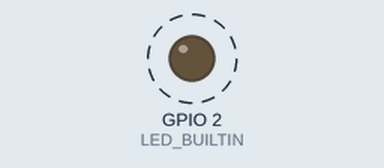
This sketch was run on a simulated ESP8266 (NodeMCU). Parts: output pins drawn as LEDs (lit = HIGH, except the on-board LED, lit = LOW). Dashed ring = blinking. WiFi joins after 1.5 s; servers stay silent unless stated; what the sketch prints to the serial monitor is not drawn.

Above: at 1.6 s.
Timing chart, 0 to 4.5 s (numbered marks = the images above):
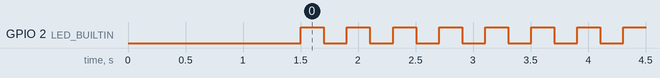

Measured:
- by itself, GPIO 2 (LED_BUILTIN): alternates HIGH for 0.20 s and LOW for 0.20 s

The sketch:

BasicOTA.ino
```cpp
#include <ESP8266WiFi.h>
#include <ESP8266mDNS.h>
#include <WiFiUdp.h>
#include <ArduinoOTA.h>

const char* ssid = "Amichand Dugar";
const char* password = "9810193900";

void setup() {
  Serial.begin(115200);
  Serial.println("Booting");
  WiFi.mode(WIFI_STA);
  WiFi.begin(ssid, password);
  while (WiFi.waitForConnectResult() != WL_CONNECTED) {
    Serial.println("Connection Failed! Rebooting...");
    delay(5000);
    ESP.restart();
  }

  // Port defaults to 8266
  // ArduinoOTA.setPort(8266);

  // Hostname defaults to esp8266-[ChipID]
  // ArduinoOTA.setHostname("myesp8266");

  // No authentication by default
  // ArduinoOTA.setPassword("admin");

  // Password can be set with it's md5 value as well
  // MD5(admin) = 21232f297a57a5a743894a0e4a801fc3
  // ArduinoOTA.setPasswordHash("21232f297a57a5a743894a0e4a801fc3");

  ArduinoOTA.onStart([]() {
    Serial.println("\nStart");
  });
  ArduinoOTA.onEnd([]() {
    Serial.println("\nEnd");
  });
  ArduinoOTA.onProgress([](unsigned int progress, unsigned int total) {
    Serial.printf("Progress: %u%%\r", (progress / (total / 100)));
  });
  ArduinoOTA.onError([](ota_error_t error) {
    Serial.printf("Error[%u]: ", error);
    if (error == OTA_AUTH_ERROR) {
      Serial.println("Auth Failed");
    } else if (error == OTA_BEGIN_ERROR) {
      Serial.println("Begin Failed");
    } else if (error == OTA_CONNECT_ERROR) {
      Serial.println("Connect Failed");
    } else if (error == OTA_RECEIVE_ERROR) {
      Serial.println("Receive Failed");
    } else if (error == OTA_END_ERROR) {
      Serial.println("End Failed");
    }
  });
  ArduinoOTA.begin();
  Serial.println("Ready");
  Serial.print("IP address: ");
  Serial.println(WiFi.localIP());

  pinMode(LED_BUILTIN, OUTPUT);
}

void loop() {
  ArduinoOTA.handle();

  digitalWrite(LED_BUILTIN, HIGH);   // turn the LED on (HIGH is the voltage level)
  delay(200);                       // wait for a second
  digitalWrite(LED_BUILTIN, LOW);    // turn the LED off by making the voltage LOW
  delay(200);
}
```
